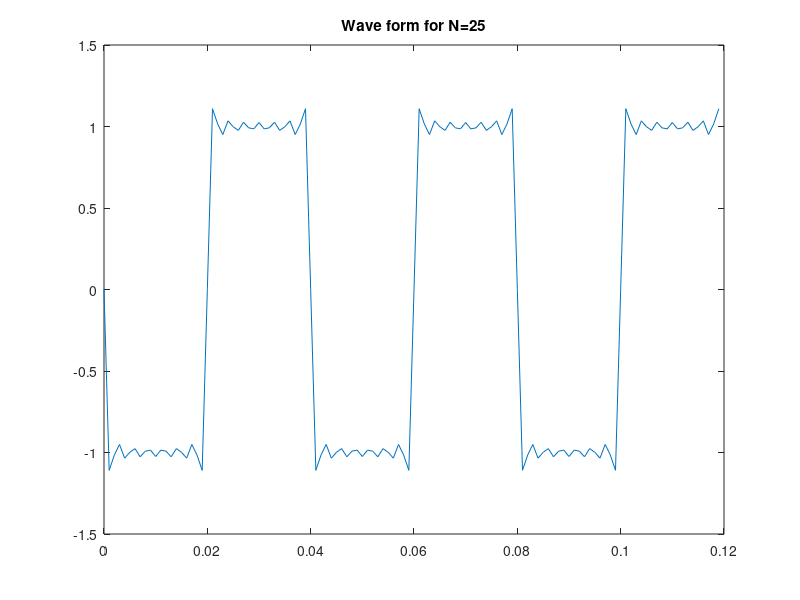

Write MATLAB code to recreate this figure.
clear; clc; clf; 
T = 0.12; sum = 0; f0 = 25; fs = 1000;
%Change f0 and N values 
N=25;
t = 0; i = 1;
while t < T
 sum = 0;
 k = 1;
 while k <= N
 X = j*4/(k*pi);
 sum = sum+X*exp(j*2*pi*k*f0*t);
 k=k+2;
 end;
 x(i)=real(sum);
 t=t+1/fs;
 i=i+1;
end;
t= 0:1/fs:T-1/fs;
plot(t,x)
title('Wave form for N=25')